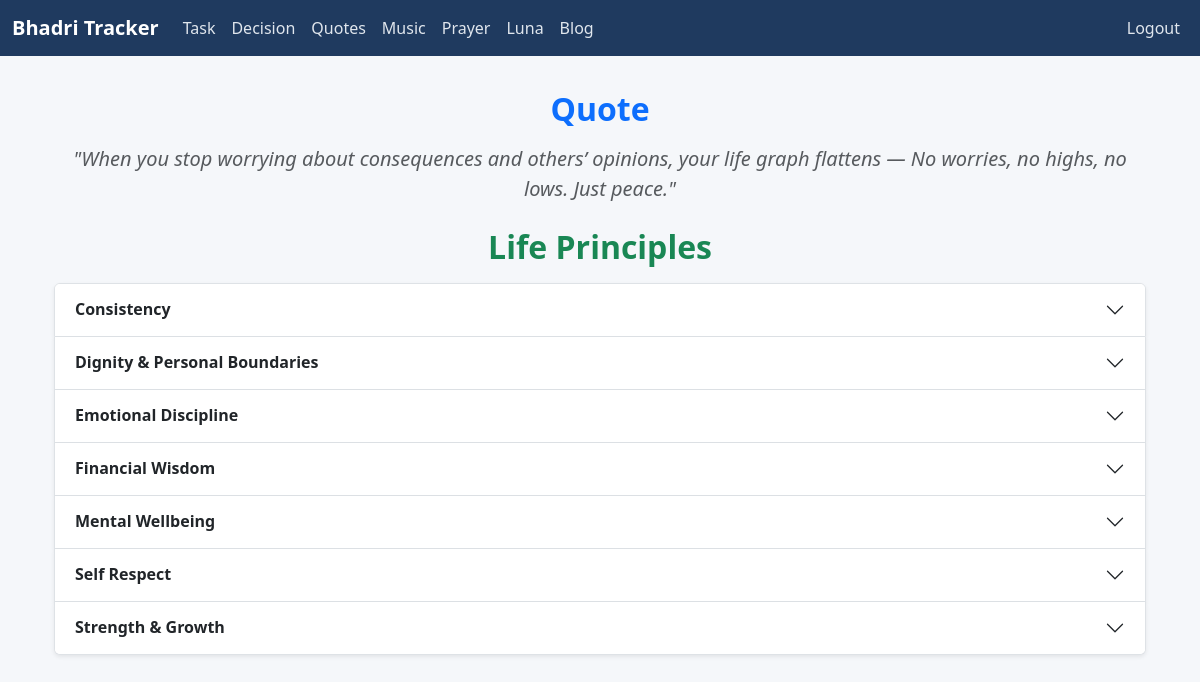
Page /quotes/ (signed in) on the committed database.
### tracker/models.py (models this page shows, shortened)
class LifePrincipleTopic(models.Model):
    topic = models.CharField(max_length=200, null=True, blank=True)

### tracker/views.py (the view)
# urls.py: path('quotes/', views.quotes, name='quotes'),
@login_required(login_url='login')
def quotes(request):
    topics = LifePrincipleTopic.objects.prefetch_related(
        "principle_topic"
    ).all().order_by("topic")
    for topic in topics:
        topic.sorted_principles = topic.principle_topic.all().order_by("principle")
    return render(request, "tracker/quotes.html", {
        "topics": topics
    })

### tracker/context_processors.py (called while the page is built)
def active_notifications(request):
    today = timezone.localdate()
    notifications = Notification.objects.filter(
        is_completed=False,
        date__gte=today,
        date__lte=today + timedelta(days=7)
    ).order_by('date')
    return {
        'active_notifications': notifications
    }

### templates/tracker/quotes.html (shortened to what this page needs)
{% extends 'base.html' %}
{% load static %}
{% block content %}
<div class="container py-3">
  <div class="text-center mb-4">
    <h2 class="fw-bold text-primary">Quote</h2>
    <blockquote class="blockquote mt-3">
      <p class="fs-5 fst-italic text-muted">
        "When you stop worrying about consequences and others’ opinions, your life graph flattens —
        No worries, no highs, no lows. Just peace."
      </p>
    </blockquote>
  </div>
  <h2 class="fw-bold text-success text-center mb-3" data-bs-toggle="modal" data-bs-target="#imageModal">Life Principles</h2>
  <div class="accordion" id="principlesAccordion">
    {% for topic in topics %}
    <div class="accordion-item shadow-sm">
      <h2 class="accordion-header" id="heading{{ topic.id }}">
        <button class="accordion-button collapsed fw-bold" type="button"
                data-bs-toggle="collapse"
                data-bs-target="#collapse{{ topic.id }}"
                aria-expanded="false"
                aria-controls="collapse{{ topic.id }}">
          {{ topic.topic }}
        </button>
      </h2>
    </div>
    {% endfor %}
  </div>
</div>
{% endblock %}

### static/css/base.css (style rules this page uses)
body { padding: 0 0px; padding-top: 50px; background-color: #f5f7fa; color: #212529; }
h1, h2, h3 { color: #1f3a5f; font-weight: 600; }

### rows in the picture
LifePrincipleTopic: topic "Consistency"
LifePrincipleTopic: topic "Dignity & Personal Boundaries"
LifePrincipleTopic: topic "Emotional Discipline"
LifePrincipleTopic: topic "Financial Wisdom"
LifePrincipleTopic: topic "Mental Wellbeing"
LifePrincipleTopic: topic "Self Respect"
LifePrincipleTopic: topic "Strength & Growth"
